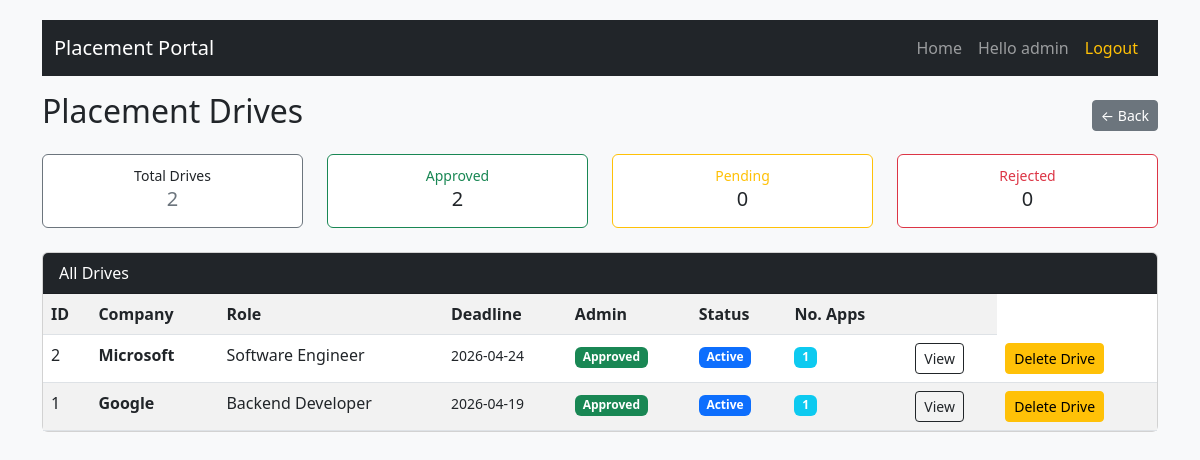
/admin/drives (signed in), run on an earlier commit of the app's database.
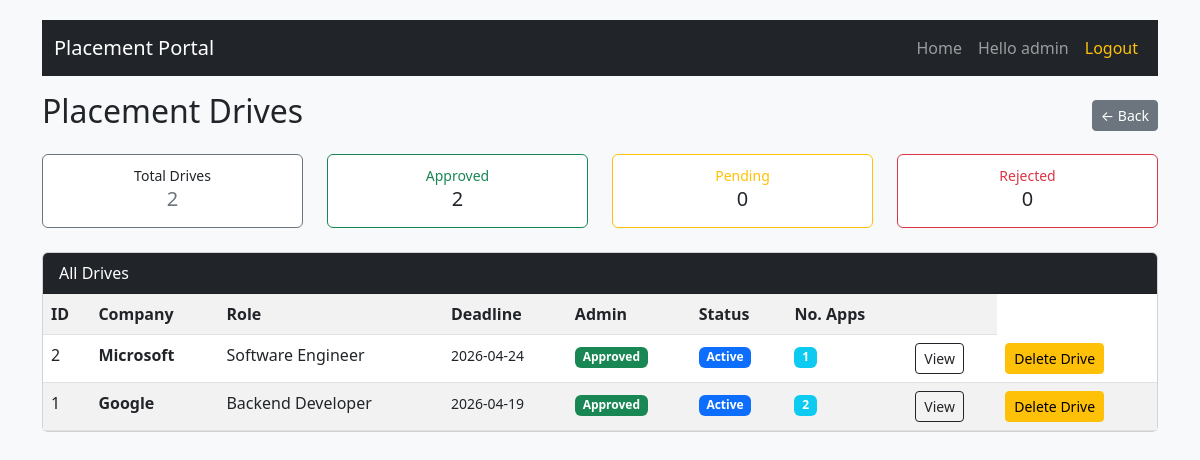
And on a later commit of the database.
### database/models.py (models this page shows)
class Placements(db.Model):
    __tablename__ = 'placements'
    id = db.Column(db.Integer, primary_key=True)
    company_id = db.Column(db.Integer, db.ForeignKey('company.id'), nullable=False)
    title = db.Column(db.String(100), nullable=False)
    description = db.Column(db.Text, nullable=False)
    reqSkills = db.Column(db.Text)
    experience = db.Column(db.String(50))
    salary = db.Column(db.String(50))
    deadline = db.Column(db.DateTime)
    website = db.Column(db.String(255))
    is_rejected = db.Column(db.Boolean, default=False)
    status = db.Column(db.Boolean, default=True) # Company can close the drive
    admin_approval = db.Column(db.Boolean, default=False) # Admin approves the drive
    applications = db.relationship('Application', backref='placements', lazy=True, cascade="all, delete-orphan")

class Company(db.Model):
    __tablename__ = 'company'
    id = db.Column(db.Integer, primary_key=True)
    user_id = db.Column(db.Integer, db.ForeignKey('user.id'), unique=True, nullable=False)
    company_name = db.Column(db.String(100), nullable=False)
    industry = db.Column(db.String(100),nullable = False)
    HRcontact = db.Column(db.String(10),nullable = False)
    approval = db.Column(db.Boolean, default=False) # Approval of the Admin for the company
    drives = db.relationship('Placements', backref='company', lazy=True, cascade="all, delete-orphan")

### routes/admin_mgmt.py (the view)
@app.route('/admin/drives')
@login_required
@role_required('admin')
def admin_drives():
    placementDrives = models.Placements.query.order_by(models.Placements.id.desc()).all()
    totalCount = len(placementDrives)
    ok = 0 # approved
    bad = 0 # rejected
    wait = 0 # pending
    for d in placementDrives:
        if d.admin_approval == True:
            ok += 1
        elif d.is_rejected:
            bad += 1
        else:
            wait += 1
    statistics = {
        'total': totalCount,
        'approved': ok,
        'rejected': bad,
        'pending': wait
    }
    return render_template('drives_mgmt.html', drives=placementDrives, stats=statistics)

### app.py (called while the page is built)
@login_manager.user_loader
def load_user(user_id):
    return models.User.query.get(int(user_id))

def role_required(*roles):
    def wrapper(fn):
        @wraps(fn)
        def decorated_view(*args,**kwargs):
            if not current_user.is_authenticated:
                return login_manager.unauthorized()
            if current_user.role not in roles:
                flash("You do not have permission to access this page", "danger")
                return redirect(url_for('login'))
            return fn(*args , **kwargs)
        return decorated_view
    return wrapper

### templates/drives_mgmt.html (shortened to what this page needs)
{% extends "base.html" %}
{% block content %}
<div class="d-flex justify-content-between mb-3 align-items-center">
    <h2>Placement Drives</h2>
    <a href="{{ url_for('admin_dashboard') }}" class="btn btn-secondary btn-sm">← Back</a>
</div>
<div class="row mb-3">
    <div class="col-md-3 col-6 mb-2">
        <div class="card border-secondary">
            <div class="card-body text-center p-2">
                <small>Total Drives</small>
                <h5 class="text-secondary">{{ stats['total'] }}</h5>
            </div>
        </div>
    </div>
    <div class="col-md-3 col-6 mb-2">
        <div class="card border-success">
            <div class="card-body text-center p-2">
                <small class="text-success">Approved</small>
                <h5>{{ stats['approved'] }}</h5>
            </div>
        </div>
    </div>
    <div class="col-md-3 col-6 mb-2">
        <div class="card border-warning">
            <div class="card-body text-center p-2">
                <small class="text-warning">Pending</small>
                <h5>{{ stats['pending'] }}</h5>
            </div>
        </div>
    </div>
    <div class="col-md-3 col-6 mb-2">
        <div class="card border-danger">
            <div class="card-body text-center p-2">
                <small class="text-danger">Rejected</small>
                <h5>{{ stats['rejected'] }}</h5>
            </div>
        </div>
    </div>
</div>
<div class="card mb-4">
    <div class="card-header bg-dark text-white">
        All Drives
    </div>
    <div class="table-responsive">
        <table class="table table-striped table-hover mb-0">
            <tr>
                <th>ID</th>
                <th>Company</th>
                <th>Role</th>
                <th>Deadline</th>
                <th>Admin</th>
                <th>Status</th>
                <th>No. Apps</th>
                <th></th>
            </tr>
            {% if drives %}
                {% for drive in drives %}
                <tr>
                    <td>{{ drive.id }}</td>
                    <td><b>{{ drive.company.company_name }}</b></td>
                    <td>{{ drive.title }}</td>
                    <td>
                        <small>{{ drive.deadline.strftime('%Y-%m-%d') }}</small>
                    </td>
                    <td>
                        {% if drive.admin_approval %}
                            <span class="badge bg-success">Approved</span>
                        {% elif drive.is_rejected %}
                            <span class="badge bg-danger">Rejected</span>
                        {% else %}
                            <span class="badge bg-warning">Pending</span>
                        {% endif %}
                    </td>
                    <td>
                        {% if drive.status %}
                            <span class="badge bg-primary">Active</span>
                        {% else %}
                            <span class="badge bg-secondary">Closed</span>
                        {% endif %}
                    </td>
                    <td>
                        <span class="badge bg-info">{{ drive.applications|length }}</span>
                    </td>
                    <td>
                        <button class="btn btn-sm btn-outline-dark"
                                data-bs-toggle="modal"
                                data-bs-target="#driveModal{{ drive.id }}">
                            View
                        </button>
                    </td>
                    <td>
                        <a href="{{ url_for('delete_job', drive_id=drive.id) }}" class="btn btn-warning btn-sm">Delete Drive</a>
                    </td>
                </tr>
                {% endfor %}
            {% else %}
                <tr>
                    <td colspan="8" class="text-center text-muted">
                        No drives added yet
                    </td>
                </tr>
            {% endif %}
        </table>
    </div>
</div>
{% endblock %}

What changed in the data, as far as the page shows it:
changed Placements "Backend Developer": applications|length "1" → "2"
